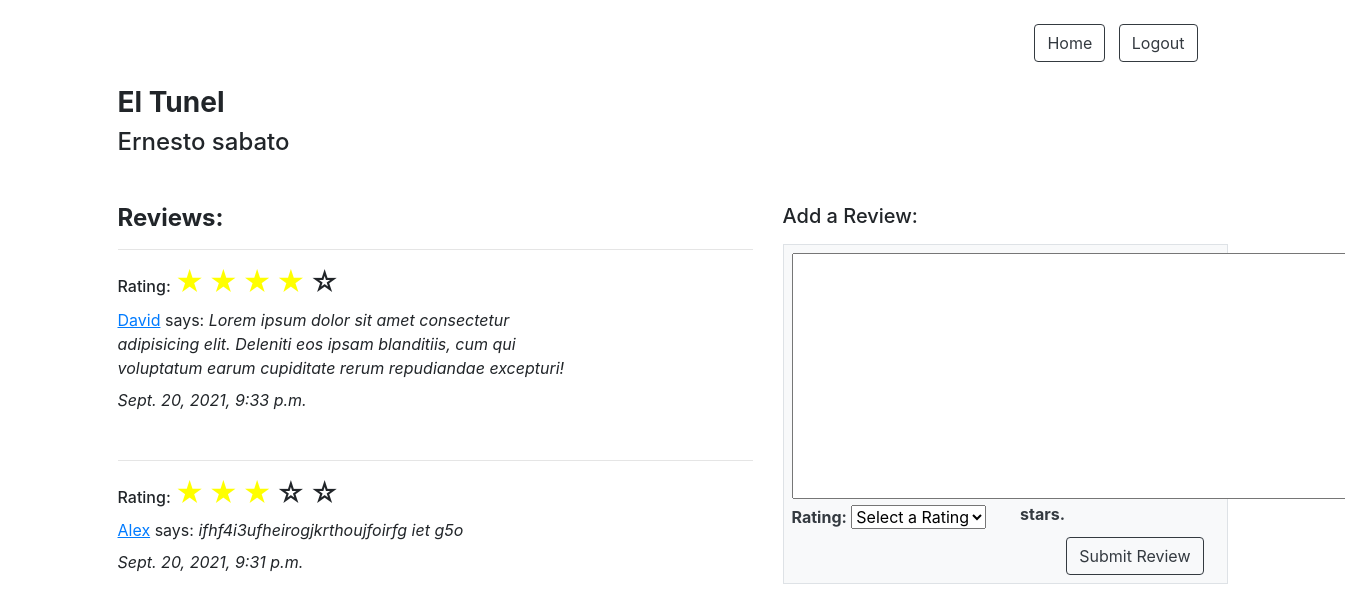
The app's page /libros/4/, older data.
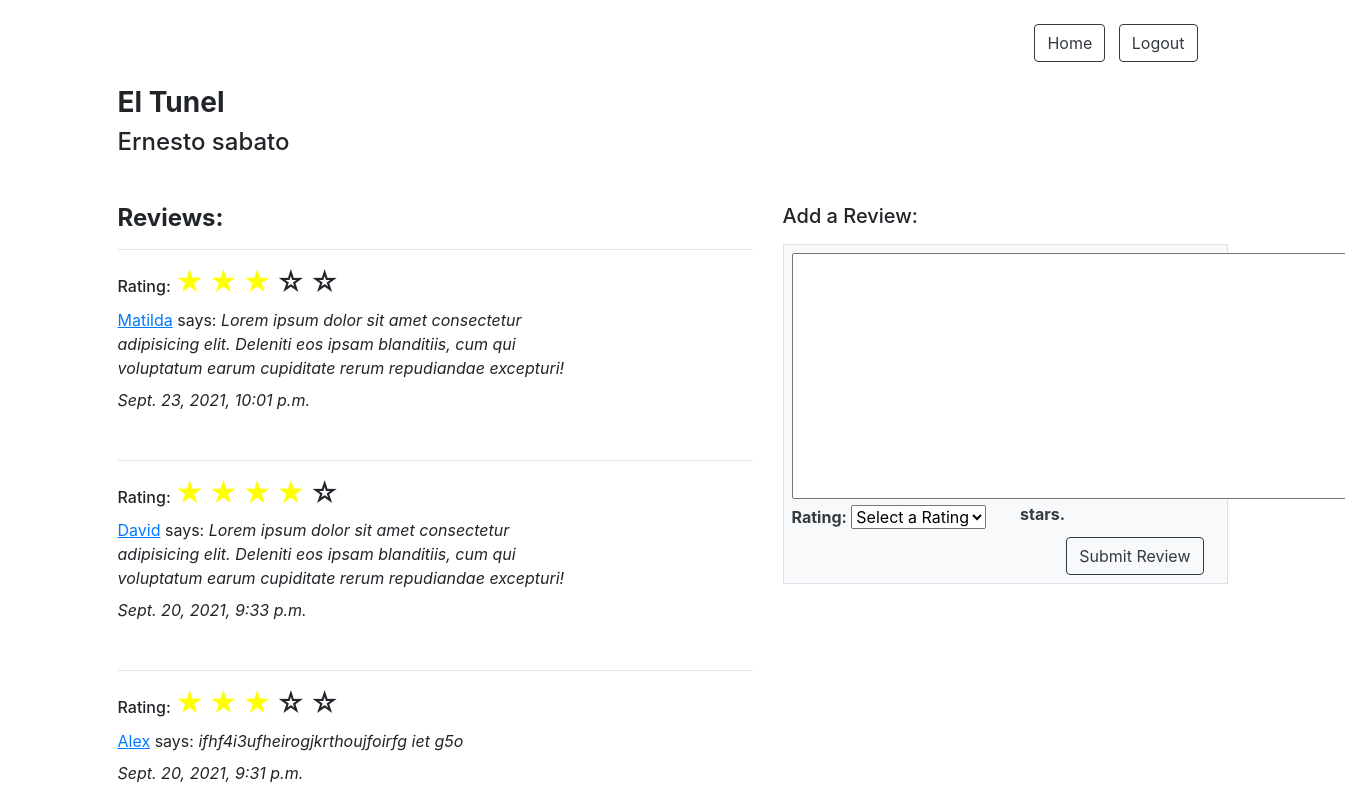
The same page, newer data.
### login/models.py (models this page shows)
class Review(models.Model):
    id = models.AutoField(primary_key=True)
    usuario = models.ForeignKey(User, on_delete=CASCADE, related_name="reviewer")
    contenido = models.TextField(default='')
    libro = models.ForeignKey(Libro, on_delete=CASCADE, related_name="librox")
    created_at = models.DateTimeField(auto_now_add=True)
    updated_at = models.DateTimeField(auto_now=True)
    rating = models.IntegerField(default=0)

class User(models.Model):
    id = models.AutoField(primary_key=True)
    nombre = models.CharField(max_length=40)
    alias = models.CharField(max_length=40)
    email = models.CharField(max_length=40)
    password = models.CharField(max_length=20)
    rol = models.PositiveIntegerField(default=1)
    created_at = models.DateTimeField(auto_now_add=True)
    updated_at = models.DateTimeField(auto_now=True)
    objects = UserManager()

### home/views.py (the view)
# urls.py: path('<int:libro_id>/', views.edit, name='edit'),
def edit(request, libro_id):
    context = {
        'libro': Libro.objects.get(id = libro_id),
        'reviews': Review.objects.filter(libro = Libro.objects.get(id = libro_id)).order_by('-id')[:3],
    }
    return render(request, 'libro.html', context)

### login/templates/libro.html (shortened to what this page needs)
<!DOCTYPE html>
<html lang="en">
<head>
{% load static %}
<link rel="stylesheet" href="https://cdn.jsdelivr.net/npm/bootstrap@4.6.0/dist/css/bootstrap.min.css">
</head>
<body>
  <div class="container my-4">
    <div class="container-fluid mb-4">
        <div class="container text-right">
            <a class="btn btn-outline-dark" href="/">Home</a> &nbsp;
            <a href="{% url 'logout' %}" class="btn btn-outline-dark">Logout</a>
        </div>
    </div>
    <h3><strong>{{libro.titulo}}</strong></h3>
    <h4>{{libro.autor.nombre}}</h4>
    <div class="row d-flex mb-5">
      <div class="col-lg-7 col-md-7 col-sm-12">
        <h4 class="mb-2"><strong>Reviews:</strong></h4>
        {% for review in reviews|slice:":3" %}
        <hr>
        <h6 style="display:inline;">Rating:
          {% for i in '12345'|make_list %}
            {% if review.rating >= forloop.counter %}
              <h3 style="color:yellow; display:inline;">&#9733;</h3>
            {% else %}
              <h3 style="display:inline;">&#9734;</h3>
            {% endif %}
          {% endfor %}
        </h6>
        <p class="w-75 mt-2 mb-2">
          <a href="/users/{{review.usuario.id}}"><u>{{review.usuario.nombre}}</u></a> says: <em>{{review.contenido}}</em></p>
        <p class="mb-5"><em>{{review.updated_at}}</em></p>
        {% endfor%}
      </div>
      <div class="col-lg-5 col-md-5 col-sm-12">
        <h5 class="mb-3">Add a Review:</h5>
        <div class="border border-ligth py-2 px-2 bg-light text-dark">
          <form action="{% url 'add_review' %}" method="POST">
            <textarea name="review" id="review" cols="58" rows="10"></textarea>
            <fieldset>
              <div class="row">
                <div class="col-6">
                  <label for=""><strong>Rating:</strong></label>
                  <select name="rating" id="rating" class="">
                    <option value="0" selected>Select a Rating</option>
                  </select>
                </div>
                <div class="col-2">
                  <h6><strong>stars.</strong></h6>
                </div>
              </div>
            </fieldset>
            <div class="container text-right">
              <input class="btn btn-outline-dark" type="submit" name="" value="Submit Review">
            </div>
          </form>
        </div>
      </div>
    </div>
  </div>
</body>
</html>

Row changes from the older to the newer data that the page shows:
added Review: rating 3 (drawn), usuario.nombre "Matilda", contenido "Lorem ipsum dolor sit amet consectetur adipisicing elit. Deleniti eos ipsam blanditiis, cum qui voluptatum earum cupiditate rerum repudiandae excepturi!", updated_at "Sept. 23, 2021, 10:01 p.m."
